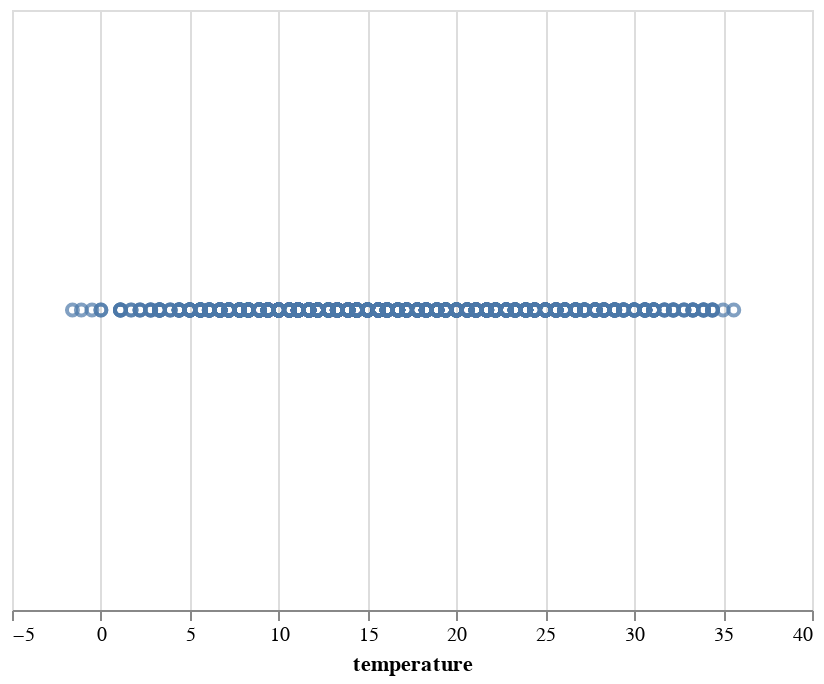

The cell this chart's notebook holds for it:
### Markdown cell above
Here the rendering consists of one point per row in the dataset, all plotted on top of each other, since we have not yet specified positions for these points.

To visually separate the points, we can map various encoding channels, or channels for short, to fields in the dataset using the `encode()` method.  

For example, we can map x to "temperature" by calling `.encode(x="temperature")`.

### Code cell
alt.Chart(df).mark_point().encode(x="temperature")

### Figure 1 — Vega-Lite specification as saved in the notebook (floating-point values rounded to 4 significant figures; data arrays with more than 128 entries replaced by an {"elided": "..."} marker saying what was removed)
{"$schema": "https://vega.github.io/schema/vega-lite/v2.6.0.json", "config": {"view": {"height": 300, "width": 400}}, "data": {"name": "data-d4a756336a072a66ce3177ae223f1a37"}, "datasets": {"data-d4a756336a072a66ce3177ae223f1a37": {"elided": "1461 records"}}, "encoding": {"x": {"field": "temperature", "type": "quantitative"}}, "mark": "point"}
